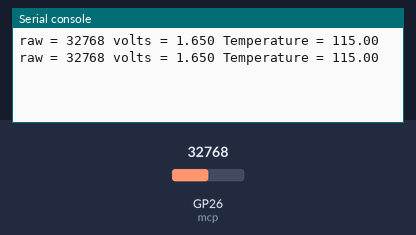
Bench run of a program on a simulated Raspberry Pi Pico running CircuitPython. On the bench: the last lines printed to the serial console. The test bench sets the inputs (shaded band); at power-on: GP26 (mcp) = 32768 (analog values on the 0–65535 scale).

Above: at 1.2 s.
1.3 s: GP26 (mcp) set to 7864
At 2.8 s:
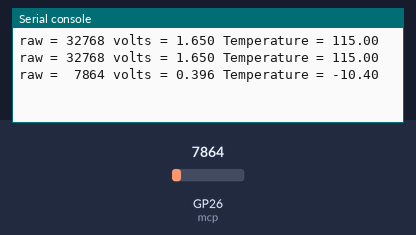
3.5 s: GP26 (mcp) set to 0
At 4.5 s:
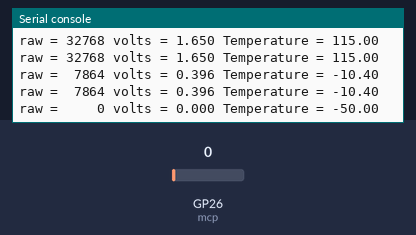

Measured:
- after the input at 1.3 s, the serial console: prints a new line after 0.70 s (image 1)
- after the input at 3.5 s, the serial console: prints a new line after 0.50 s (image 2)

The program:

13_mcp9700.py
```python
'''
MCP9700 Temperature Sensor

References:
[1] Datasheet: https://docs.google.com/document/d/1Yg4krOVZN__Q0NPKvb4om0IJVZMJksBEIjuhJPlcBTM
[2] https://startingelectronics.org/beginners/start-electronics-now/tut15-arduino-serial-thermometer/
'''
import time
import board
import analogio

# create an ADC object acting on a pin
mcp = analogio.AnalogIn(board.GP26)

def get_voltage(raw):
    return (raw * 3.3) / 65536

def mcp9700(val):
    # Calibrating to 0°C – the difference between voltage read from the sensor
    # and 500 mV is linearily dependent on temperature.
    temperature = (val*3.3/65535)-0.5
    # This difference is divided by 10mV/step and now we have temperature
    temperature = temperature / 0.01;
    #temperature = ((val*3.3/65535)-0.5)/(10/1000)
    return temperature

while True:
    # Reading value from analog input
    raw = mcp.value
    volts = get_voltage(raw)
    temp = mcp9700(raw)

    print("raw = {:5d} volts = {:.3f} Temperature = {:.2f}".format(raw, volts, temp))
    time.sleep(1)
```
